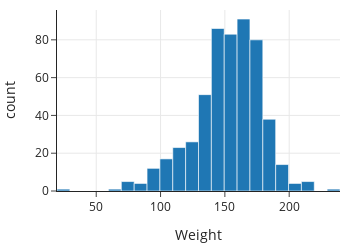

The cell this chart's notebook holds for it:
### Markdown cell above
Next, we examine the distribution of values for weight to see if there are any issues with quality.

### Code cell
px.histogram(donkeys, x='Weight', nbins=40, width=350, height=250)

### Figure 1 — Plotly figure (JSON) as saved in the notebook; plotly's stock layout.template omitted (floating-point values rounded to 4 significant figures; data arrays with more than 128 entries replaced by an {"elided": "..."} marker saying what was removed)
{"data": [{"alignmentgroup": "True", "bingroup": "x", "hovertemplate": "Weight=%{x}<br>count=%{y}<extra></extra>", "legendgroup": "", "marker": {"color": "#1F77B4", "pattern": {"shape": ""}}, "name": "", "nbinsx": 40, "offsetgroup": "", "orientation": "v", "showlegend": false, "type": "histogram", "x": {"elided": "542 int values"}, "xaxis": "x", "yaxis": "y"}], "layout": {"barmode": "relative", "height": 250, "legend": {"tracegroupgap": 0}, "width": 350, "xaxis": {"anchor": "y", "autorange": true, "domain": [0, 1], "range": [19.5, 239.5], "title": {"text": "Weight"}, "type": "linear"}, "yaxis": {"anchor": "x", "autorange": true, "domain": [0, 1], "range": [0, 95.79], "title": {"text": "count"}}}}
